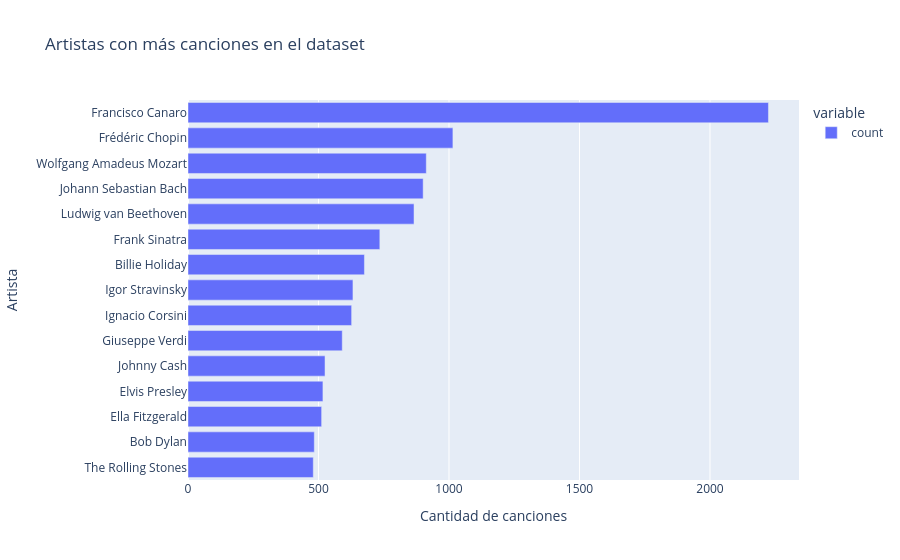

This figure's notebook cell:
### Markdown cell above
---

- **¿Quiénes lideran en el dataset y cómo se comparan entre sí?**

### Code cell
# Ranking por cantidad de canciones
top_cantidad = df_final["artista_principal"].value_counts().head(15)

px.bar(
    top_cantidad.sort_values(),
    orientation="h",
    title="Artistas con más canciones en el dataset",
    labels={"value": "Cantidad de canciones", "artista_principal": "Artista"},
)

### Figure 1 — Plotly figure (JSON) as saved in the notebook; plotly's stock layout.template omitted (floating-point values rounded to 4 significant figures)
{"data": [{"hovertemplate": "variable=count<br>Cantidad de canciones=%{x}<br>Artista=%{y}<extra></extra>", "legendgroup": "count", "marker": {"color": "#636efa", "pattern": {"shape": ""}}, "name": "count", "orientation": "h", "showlegend": true, "textposition": "auto", "type": "bar", "x": [480, 484, 512, 517, 525, 591, 627, 632, 676, 735, 866, 901, 913, 1015, 2224], "xaxis": "x", "y": ["The Rolling Stones", "Bob Dylan", "Ella Fitzgerald", "Elvis Presley", "Johnny Cash", "Giuseppe Verdi", "Ignacio Corsini", "Igor Stravinsky", "Billie Holiday", "Frank Sinatra", "Ludwig van Beethoven", "Johann Sebastian Bach", "Wolfgang Amadeus Mozart", "Frédéric Chopin", "Francisco Canaro"], "yaxis": "y"}], "layout": {"barmode": "relative", "legend": {"title": {"text": "variable"}, "tracegroupgap": 0}, "title": {"text": "Artistas con más canciones en el dataset"}, "xaxis": {"anchor": "y", "domain": [0, 1], "title": {"text": "Cantidad de canciones"}}, "yaxis": {"anchor": "x", "domain": [0, 1], "title": {"text": "Artista"}}}}
